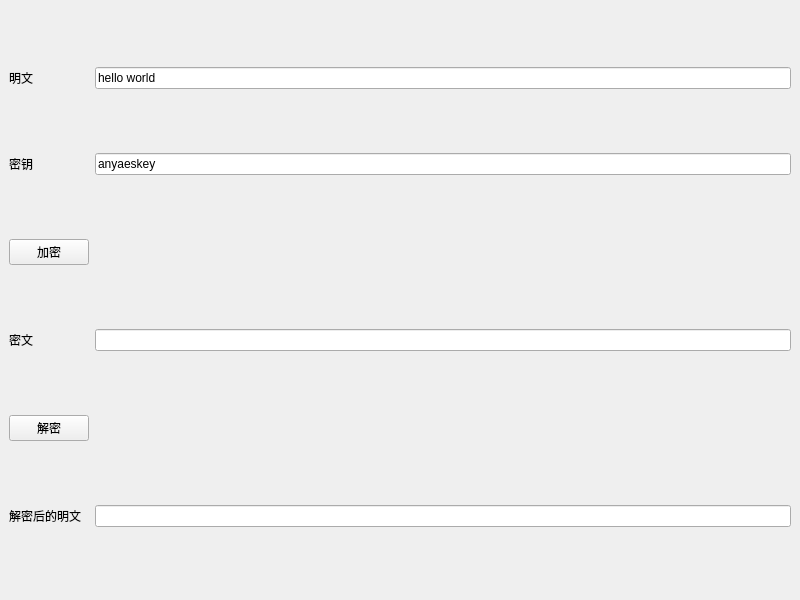
<?xml version="1.0" encoding="UTF-8"?>
<ui version="4.0">
 <class>Test</class>
 <widget class="QMainWindow" name="Test">
  <property name="geometry">
   <rect>
    <x>0</x>
    <y>0</y>
    <width>800</width>
    <height>600</height>
   </rect>
  </property>
  <property name="windowTitle">
   <string>Test</string>
  </property>
  <widget class="QWidget" name="centralwidget">
   <layout class="QGridLayout" name="gridLayout">
    <item row="0" column="0">
     <widget class="QLabel" name="label">
      <property name="text">
       <string>明文</string>
      </property>
     </widget>
    </item>
    <item row="0" column="1">
     <widget class="QLineEdit" name="txtData">
      <property name="text">
       <string>hello world</string>
      </property>
     </widget>
    </item>
    <item row="1" column="0">
     <widget class="QLabel" name="label_2">
      <property name="text">
       <string>密钥</string>
      </property>
     </widget>
    </item>
    <item row="1" column="1">
     <widget class="QLineEdit" name="txtKey">
      <property name="text">
       <string>anyaeskey</string>
      </property>
     </widget>
    </item>
    <item row="2" column="0">
     <widget class="QPushButton" name="btnEncrypt">
      <property name="text">
       <string>加密</string>
      </property>
     </widget>
    </item>
    <item row="3" column="0">
     <widget class="QLabel" name="label_3">
      <property name="text">
       <string>密文</string>
      </property>
     </widget>
    </item>
    <item row="3" column="1">
     <widget class="QLineEdit" name="txtEncrypted"/>
    </item>
    <item row="4" column="0">
     <widget class="QPushButton" name="btnDecrypt">
      <property name="text">
       <string>解密</string>
      </property>
     </widget>
    </item>
    <item row="5" column="0">
     <widget class="QLabel" name="label_4">
      <property name="text">
       <string>解密后的明文</string>
      </property>
     </widget>
    </item>
    <item row="5" column="1">
     <widget class="QLineEdit" name="txtDecrypted"/>
    </item>
   </layout>
  </widget>
 </widget>
 <resources/>
 <connections/>
</ui>
